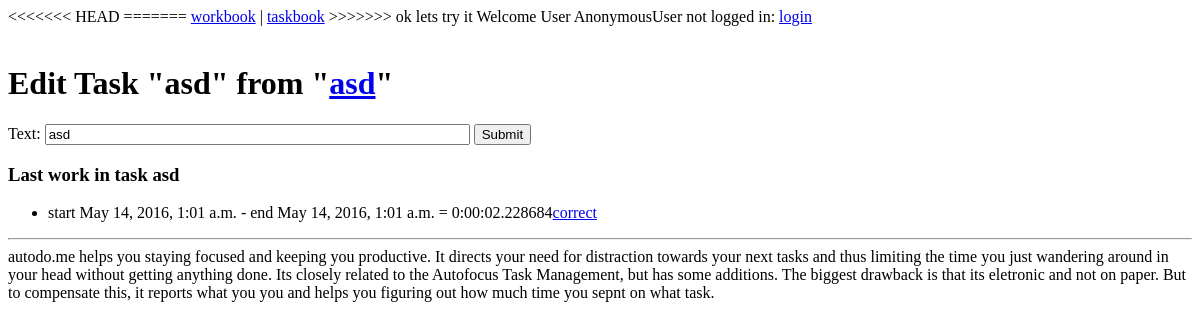
Page /todos/edittask/2 on the committed database.
### todos/models.py (models this page shows, shortened)
class CountMixin:
    def count_orderable(self):
        return self.count_a
    count_orderable.admin_order_field = 'count_a'

class DurationMixin:
    def duration_orderable(self):
        return self.duration_a
    duration_orderable.admin_order_field = 'duration_a'

class Task(CountMixin, DurationMixin, models.Model):
    text = models.CharField(max_length=200)
    description = models.TextField(null=True, blank=True)
    finished = models.BooleanField(default=False)
    book = models.ForeignKey(Book)
    active = models.BooleanField(default=False)
    created = models.DateTimeField(auto_now_add=True)
    updated = models.DateTimeField(auto_now=True)
    current_line = models.ForeignKey(
        'Line',
        related_name='current_task',
        blank=True,
        null=True,
        default=None)  # we blanked it, because the signal fills it out
    objects = TaskManager()
    class Meta:
        ordering = ('-finished', 'created',)
        unique_together = ('text', 'book')
    class Admin:
        list_filter = ('text', 'owner', 'finished',)
    def __str__(self):
        return self.text

class Book(CountMixin, DurationMixin, models.Model):
    name = models.CharField(max_length=100)
    owner = models.ForeignKey(User)
    is_open = models.BooleanField(default=True)
    objects = BookManager()
    class Meta:
        ordering = ('name', )
        unique_together = ('name', 'owner')
    def __str__(self):
        return self.name

class Line(models.Model):
    task = models.ForeignKey(Task)
    passed_on = models.BooleanField(default=False)
    created = models.DateTimeField(auto_now_add=True)
    book = models.ForeignKey(Book)
    start = models.DateTimeField(null=True, blank=True)
    end = models.DateTimeField(null=True, blank=True)
    duration = models.DurationField(null=True, blank=True)
    objects = LineManager()
    class Meta:
        ordering = ('-created',)

### todos/views.py (the view)
# urls.py: url(r'edittask/(?P<task_id>\d+)$', views.edittask),
def edittask(request, task_id=None):
    try:
        task = Task.objects.get(id=int(task_id))
        lines = task.line_set.exclude(start=None).reverse()
    except Task.DoesNotExist:  # @UndefinedVariable
        log.warn("task with id %s does not exist" % (task_id,))
        return HttpResponseRedirect(reverse(workbook, kwargs={'book_id': task.book.id}))
    if request.method == 'POST':
        editform = TaskForm(request.POST, instance=task)
        if editform.is_valid():
            editform.save()
            log.debug("task %s successfully saved" % (task,))
            messages.info(request, "task edited")
            return HttpResponseRedirect(reverse(workbook, kwargs={'book_id': task.book.id}))
    else:
        editform = TaskForm(instance=task)
    return render_to_response(request, 'edittask.html', {'editform': editform, 'task': task, 'lines': lines})

### todos/forms.py
class TaskForm(forms.ModelForm):
    text = forms.CharField(widget=TextInput(attrs={'size':50}))
    class Meta:
        model = Task
        fields = ['text',]

### todos/managers.py (called while the page is built)
    def get_queryset(self):
        return super(TaskManager, self).get_queryset().annotate(
            duration_a=Sum('line__duration'),
            count_a=Count('line')
        )

### todos/views.py (called while the page is built)
def render_to_response(request, template, context):
    return base_render_to_response(template, context, context_instance=RequestContext(request))

### _archive/todos/templates/edittask.html (shortened to what this page needs)
{% extends "base.html" %}
{% block content %}
{{ block.super }}
<h1>Edit Task "{{ task }}" from "<a href="{% url todos.views.workbook book_id=task.book.id %}">{{ task.book }}</a>"</h1>
<form method="post" action="{% url todos.views.edittask task_id=task.id %}">
{{ editform }} <input type="submit" />
</form>
<h3>Last work in task {{task}} </h3>
<ul>
{% for line in lines %}
<li>start {{ line.start }} - end {{ line.end }} = {{ line.duration }}<a href="{% url todos.views.editline line_id=line.id %}">correct</a></li>
{% endfor %}
</ul>
{% endblock content %}

### rows in the picture
Task: text "asd", book "asd"
Line: start "May 14, 2016, 1:01 a.m.", end "May 14, 2016, 1:01 a.m.", duration "0:00:02.228684"

### other values in the picture
{{ user }} "AnonymousUser"
